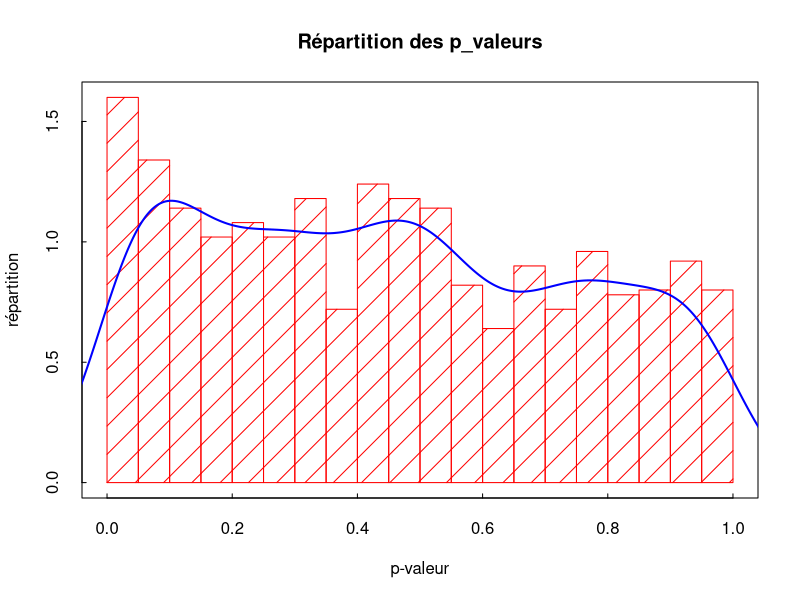
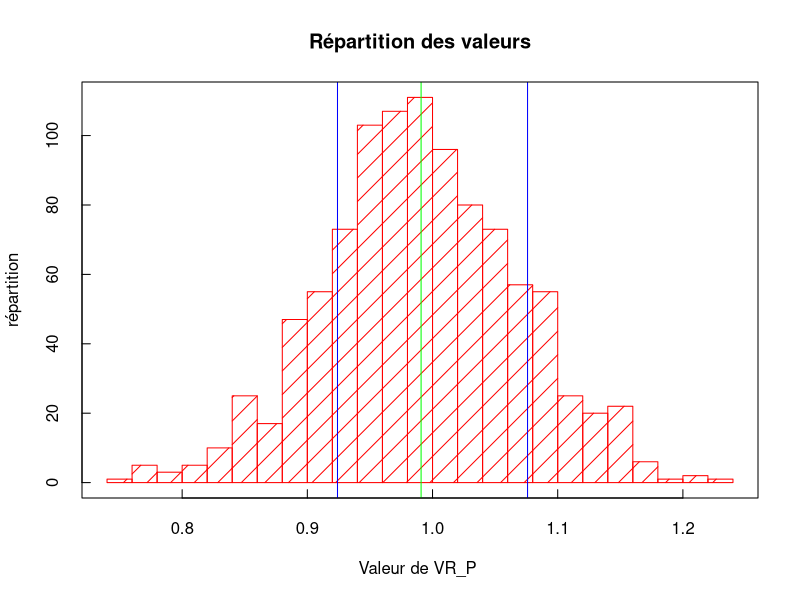
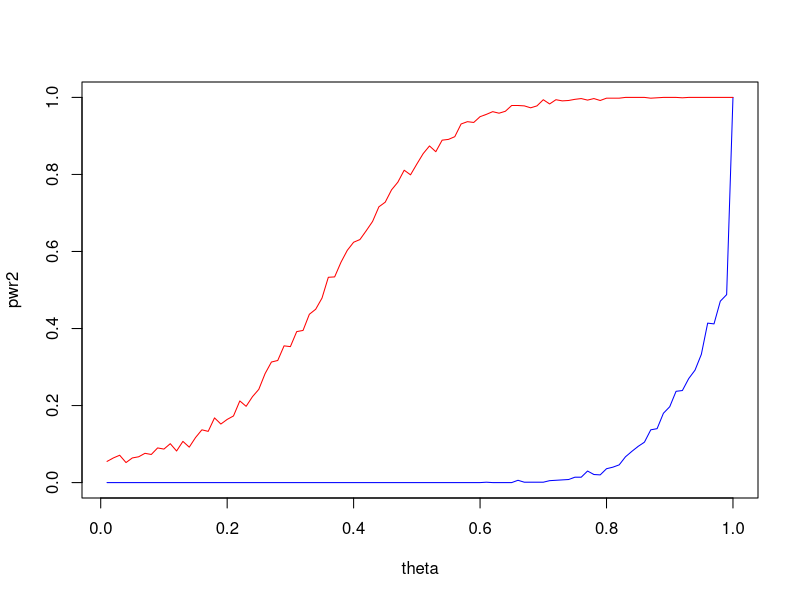

Write the R code that produced these figures, in order. (Note: this script raises an error after producing the figures.)
## ---- chunk 1
rm(list=ls()) # Removes all existing variables

## ---- chunk 2
Sample = read.table("Economic_Scenarios_1000_Simu.csv",sep=";",header=FALSE) # This command returns an object of the class data.frame
 # For our purpose it is better to convert it into a matrix
n1 = dim(Sample)[1] # Number of rows
p1 = dim(Sample)[2] # Number of columns

X1_char = Sample[3:n1,7:p1] 
tab_X_1 = as.matrix(X1_char)

#pour la premiere simulation 

L=c()
for (i in 1:(floor(n1/4))){
  L=append(L,4*i)
}

IMMO=tab_X_1[L,]
EQUITY= tab_X_1[(L-1),]
INFL=tab_X_1[L-2,]
VALN=tab_X_1[L-3,]

## ---- chunk 3
 #on actualise les données 

IMMO_act=IMMO*VALN
EQUITY_act = EQUITY*VALN 
INFL_act = INFL*VALN

DtSt_IMMO=IMMO*VALN #on actualise les données 
Dt_1St_1_IMMO=DtSt_IMMO[,1:(dim(DtSt_IMMO)[2]-1)]
Y_IMMO=DtSt_IMMO[,2:dim(DtSt_IMMO)[2]]-Dt_1St_1_IMMO

DtSt_EQUITY=EQUITY_act #on actualise les données 
Dt_1St_1_EQUITY=DtSt_EQUITY[,1:(dim(DtSt_EQUITY)[2]-1)]
Y_EQUITY=DtSt_EQUITY[,2:dim(DtSt_EQUITY)[2]]-Dt_1St_1_EQUITY


DtSt_INFL=INFL*VALN #on actualise les données 
Dt_1St_1_INFL=DtSt_INFL[,1:(dim(DtSt_INFL)[2]-1)]
Y_INFL=DtSt_INFL[,2:dim(DtSt_INFL)[2]]-Dt_1St_1_INFL


## ---- chunk 4

mean((IMMO_act[1,] - mean(IMMO_act[1,]))^2)

## ---- chunk 5


########################### Calcul de QP #########################

Qp= function(Sample, p) {
  n=dim(Sample)[1] #n =1000
  d=dim(Sample)[2] # d = 50

  Qp = c()
  
  for (i in 1:n) {
    
    Y_barre = mean(Sample[i,])
    #gamma_0 = mean((Sample[i,]-Y_barre)^2)
    gamma_0 = mean((Sample[i,])^2)
    Qp_i = 0
    
    for (j in 1:p){
      #gamma_j = mean((Sample[i,(1+j):d]-Y_barre)*(Sample[i,1:(d-j)]-Y_barre))
      gamma_j = mean((Sample[i,(1+j):d])*(Sample[i,1:(d-j)]))
      rho_j = gamma_j/gamma_0
      Qp_i = Qp_i + d*(rho_j^2)
    }
    Qp = append(Qp, Qp_i)
    
  }
  return(Qp)

}

#print(Qp(IMMO_act,3))


########################### Calcul de QP* #########################

Qpstar = function(Sample, p) {
  n=dim(Sample)[1] #n =1000
  d=dim(Sample)[2] # d = 50

  Qpstar = c()
  
  for (i in 1:n) {
    
    Y_barre = mean(Sample[i,])
    gamma_0 = mean((Sample[i,]-Y_barre)^2)
    Qpstar_i = 0
    
    for (j in 1:p){
      gamma_j = mean((Sample[i,(1+j):d]-Y_barre)*(Sample[i,1:(d-j)]-Y_barre))
      
      rho_j = gamma_j/gamma_0
      
      tau_j = sum((Sample[i,(1+j):d]-Y_barre)^2*(Sample[i,1:(d-j)])^2) /(gamma_0^2)
      Qpstar_i = Qpstar_i + d*(rho_j^2)
    }
    Qpstar = append(Qpstar, Qpstar_i)
  }
  return(Qpstar)

}

########################### Calcul de VRp #########################

VRP= function(Sample, p) {
  n=dim(Sample)[1] #n =1000
  d=dim(Sample)[2] # d = 50

  VRP = c()
  
  for (i in 1:n) {
    Y_barre = mean(Sample[i,])
    gamma_0 = mean((Sample[i,]-Y_barre)^2)
    
    
    for (j in 1:(p-1)){
      gamma_j = mean((Sample[i,(1+j):d]-Y_barre)*(Sample[i,1:(d-j)]-Y_barre))
      rho_j = gamma_j/gamma_0
      VRP_i = 1 + 2*(1-(j/p))*rho_j

      }
    VRP = append(VRP, VRP_i)
    
  }
  return(VRP)

}






## ---- chunk 6

Graph = function(Sample,p){
  Qp = Qpstar(Sample,p)
  Y=c()
  for(t in 1:length(Qp)){
    p_value= 1-pchisq(Qp[t],df=p)
    Y=append(Y,p_value)
  }
  #X=c(1:length(Qp))
  
  #plot(X,Y)
  #abline(h=min(Y), col="blue")
  #abline(h=max(Y), col="blue")
  #abline(h=mean(Y), col="red")
  hist(Y,breaks=20,col="red",density=5,xlab="p-valeur",ylab="répartition",main=" Répartition des p_valeurs ",tck=0.01, freq = FALSE)
    # breaks : nombre de barres
    # density : barres vides (0) ou hachurées
    # tck = 0.01 : longueur des graduations
    # xlab & ylab : titre de l'axe des abscisses et ordonnées
    # main : titre de l'histogramme
    # col : couleur des barres - pour mettre d'autres couleurs
    # Le paramètre freq = FALSE ou freq = F permet d'afficher la fréquence que représente chaque catégorie.
  box() # encadre l'histogramme
  densite <- density(Y) # estimer la densité que représente ces différentes valeurs
  lines(densite, col = "blue",lwd=2) # Superposer une ligne de densité à l'histogramme
  
  print(paste0(" min(p_valeur)  = ", min(Y)))
  print(paste0(" max(p_valeur) = ",max(Y)))
  print(paste0(" mean(p_valeur) ",mean(Y)))
  print( "--------------")
  for(alpha in c(0.1,0.05,0.01)){
    
    print(paste0(" alpha = ",alpha))
    print(paste0(" On rejette l'hypothèse nulle ,",length(Y[Y<=alpha])))
    print( "--------------")   
  }
  
  
}
Graph(Y_IMMO,2)



## ---- chunk 7

p=4
VR_P=VRP(Y_IMMO,p)
X=c(1:length(VR_P))
print(paste0(" alpha = ",0.05))
a= 1-qnorm(0.975,mean=0,sd = 1)*sqrt(2*(p-1)/(p*length(VR_P)))
b= 1+qnorm(0.975,mean=0,sd = 1)*sqrt(2*(p-1)/(p*length(VR_P)))
#plot(X,VR_P)
hist(VR_P,breaks=20,col="red",density=6,xlab="Valeur de VR_P ",ylab="répartition",main=" Répartition des valeurs ",tck=0.02)
abline(v=a,col="blue")
abline(v=b,col="blue")
abline(v=mean(VR_P),col="green")
box()
mean(VR_P)

## ---- chunk 8
n=1000 #nombre de simulations
t_max=50
c=0
sigma = 5
p=4

simultheta = function(theta, t_max) {
  simul = c(c/(1-theta))
  bruit = rnorm(t_max, c, sigma^2)
  for (i in (1:t_max)) {
    X_i = theta*simul[i-1] + bruit[i]
    simul = append(simul, X_i)
  }
  return(t(matrix(simul)))
}

N_simul = function(theta, t_max, N){
  mat = matrix(0, ncol=t_max, nrow=N)
  for (i in 1:N){
    mat[i,] = simultheta(theta, t_max)
  }
  return(mat)
}



sums = function(Sample, theta, t_max){
  n = (dim(Sample))[1]
  for (i in 1:n){
   Sample[i,]= cumsum(Sample[i,])
  }
  sum = matrix(0, ncol=1, nrow = t_max)
  ak= c(0)
  bk= c(sigma**2)
  for (j in (1:t_max)){
    sum[j] = mean(Sample[,j])*sqrt(n/j)/sigma 
    
    
    
  }
  sum[1]=0
  return(sum)
}

 
## ---- chunk 9

graph_power = function(n){
  theta = seq(from = 0.01, to = 1, by = 0.01)
  pwr1 = c()
  pwr2 = c()
  for (thet in theta) {
    simul = N_simul(thet, t_max, n)
    Qps = Qp(simul, p)
    VRP_s = sqrt(p*t_max)*(VRP(simul, p )-1)/(sqrt(2*(p-1)))
    #sum = abs(sums(simul, thet, t_max))
    #print(sum)
    occ1 = length(Qps[Qps>qchisq(0.95,p)])/n
    #occ2 = length(sum[sum>qnorm(0.975)])/n #comparaison avec le test utilisé par le milliman
    occ2 = length(VRP_s[abs(VRP_s)>qnorm(0.975)])/n # comparaison avec le test VRP 
    
    pwr1 = append(pwr1, occ1)
    pwr2 = append(pwr2, occ2)
    
    
  }
  plot(theta, pwr2, col = "blue", type = "l")
  lines(theta, pwr1, col="red")
  #abline(h=min(pwr), col="green")
  print(min(pwr2))
}

## ---- chunk 10
graph_power(1000)
## ---- chunk 11
list = matrix(c(0.5,0.5,0.5))
print(sum(list^2))
n=1000 #nombre de simulations
t_max=50
c=0
sigma = 1
p=4
k = length(list)
sigma^2/(1-sum(list^2))
simul = c(rnorm(k, mean = 0, sd = sigma^2/(1-sum(list^2))))
simul
bruit = rnorm(t_max, c, sigma^2)
list*simul[(1):(k)]

x_i = sum(list*simul[(1):(k)]) + bruit[k+1]
simul = append(simul, x_i)

length(simultheta2(list, 50))
## ---- chunk 12
n=1000 #nombre de simulations
t_max=50
c=0
sigma = 1
p=4
#k=4

simultheta2 = function(list , t_max) {
  k = dim(list)[1]
  simul = c(rnorm(k, mean = 0, sd = sqrt(sigma^2/(1-sum(list^2)))))
  bruit = rnorm(t_max, c, sigma^2)
  for (i in ((k+1):t_max)) {
    #print(k)
    X_i = sum(list*simul[(i-k):(i-1)]) + bruit[i]
    simul = append(simul, X_i)
  }
  return(t(matrix(simul)))
}
N_simul2 = function(list, t_max, N){
  mat = matrix(0, ncol=t_max, nrow=N)
  for (i in 1:N){
    mat[i,] = simultheta2(list, t_max)
  }
  return(mat)
}

## ---- chunk 13
graph_power2 = function(n){
  theta = seq(from = 0.01, to = 1, by = 0.01)
  pwr1 = c()
  pwr2 = c()
  for (thet in theta) {
    #list = matrix(theta, nrow=1, ncol = k)
    list = matrix(c(0,0,0,0,0,0,0,0,thet))
    simul = N_simul(list, t_max, n)
    Qps = Qp(simul, p)
    
    #list2 = matrix(c(thet, thet,thet,thet))
    #simul2 = N_simul(list2, t_max, n)
    #Qps2 = Qp(simul2, p)
    #sum = abs(sums(simul, thet, t_max))
    #print(theta)
    occ1 = length(Qps[Qps>qchisq(0.95,p)])/n
    #occ2 = length(Qps[Qps2>qchisq(0.95,p)])/n
    #occ2 = length(sum[sum>qnorm(0.975)])/n
    pwr1 = append(pwr1, occ1)
    #pwr2 = append(pwr2, occ2)
    
  }
  plot(theta, pwr1, col="red",type = "l")
  #lines(theta, pwr2, col="blue")
  #abline(h=min(pwr), col="green")
  #print(min(pwr))
}
## ---- chunk 14
graph_power2(1000)
## ---- chunk 15

########################### Calcul de QP sur les colonnes #########################

Qpcol= function(Sample, p) {
  n=dim(Sample)[1] #n =1000
  d=dim(Sample)[2] # d = 50

 #valeur de t
  Qp = c()
  
  
  for (t in (p+1):(d)){
    Qp_t = 0
    Y_barre_t = mean(Sample[,t])
    gamma_0 = mean((Sample[,t]-Y_barre_t)^2)
    for (j in 1:p) {
    
      Y_barre_tmoinsj = mean(Sample[,t-j])
      
      gamma_j = mean((Sample[,t]-Y_barre_t)*(Sample[,(t-j)]-Y_barre_tmoinsj))
      
      rho_j = gamma_j/gamma_0
      
      #print(rho_j^2)  
      Qp_t = Qp_t + n*(rho_j^2)
    }
    Qp = append(Qp, Qp_t)
  }
  return(Qp)

}
## ---- chunk 16

Graph = function(Sample,p){
  Qp = Qpcol(Sample,p)
  print(Qp)
  Y=c()
  for(t in 1:length(Qp)){
    p_value= 1-pchisq(Qp[t],df=p)
    Y=append(Y,p_value)
  }
  #X=c(1:length(Qp))
  
  #plot(X,Y)
  #abline(h=min(Y), col="blue")
  #abline(h=max(Y), col="blue")
  #abline(h=mean(Y), col="red")
  hist(Y,breaks=20,col="red",density=5,xlab="p-valeur",ylab="répartition",main=" Répartition des p_valeurs ",tck=0.01)
    # breaks : nombre de barres
    # density : barres vides (0) ou hachurées
    # tck = 0.01 : longueur des graduations
    # xlab & ylab : titre de l'axe des abscisses et ordonnées
    # main : titre de l'histogramme
    # col : couleur des barres - pour mettre d'autres couleurs
    # Le paramètre freq = FALSE ou freq = F permet d'afficher la fréquence que représente chaque catégorie.
  box() # encadre l'histogramme
  #densite <- density(Y) # estimer la densité que représente ces différentes valeurs
  #lines(densite, col = "blue",lwd=2) # Superposer une ligne de densité à l'histogramme
  
  print(paste0(" min(p_valeur)  = ", min(Y)))
  print(paste0(" max(p_valeur) = ",max(Y)))
  print(paste0(" mean(p_valeur) ",mean(Y)))
  print( "--------------")
  for(alpha in c(0.1,0.05,0.01)){
    
    print(paste0(" alpha = ",alpha))
    print(paste0(" On rejette l'hypothèse nulle ,",length(Y[Y<=alpha])))
    print( "--------------")   
  }
  
  
}
Graph(Y_IMMO,4)

## ---- chunk 17
2**2
## ---- chunk 18
pi = function(p,n,q,all_rho){
  if (max(all_rho)<= sqrt(q*log(n)/n)){
    return (p*log(n))
  }else{return (2*p)}
}


Best_p = function(Sample){
n=dim(Sample)[1] #n =1000
d=dim(Sample)[2] # d = 50
q=2.4            # Inglot & Ledwina 2.4
all_rho_abs = c()
Y_barre = mean(Sample[n,])
gamma_0 = mean((Sample[n,]-Y_barre)^2)

for (j in 1:d-1){
    gamma_j = mean((Sample[n,(1+j):d]-Y_barre)*(Sample[n,1:(d-j)]-Y_barre))
    rho_j = gamma_j/gamma_0
    all_rho_abs = append(all_rho_abs,abs(rho_j))
  }
L = c()
for (p in 1:d-1){
  L_j = Qpstar(Sample,p)-pi(p,n,q,all_rho_abs)
  L = append(L,t(L_j))
}
Lmat= matrix(L,n,d)
print(dim(Lmat))




max_col <- argmax(Lmat,rows=TRUE)

nb_iter = c()
for (i in 1:d){
  nb_iter = append(nb_iter,sum(max_col==i))
  
}
return(which.max(nb_iter))
}

#Best_p(Y_EQUITY) #1 pour "n=n"
#Best_p(Y_IMMO)
#Best_p(Y_INFL)

## ---- chunk 19
for (i in 1:10){
  print(i/10)
  print(Best_p(N_simul(i/10,50,1000)))
}

## ---- chunk 20
for (i in 1:10){
  print(i*100)
  print(Best_p(N_simul(.5,50,i*100)))
}
## ---- chunk 21
Best_p(simultheta(.75,50))
